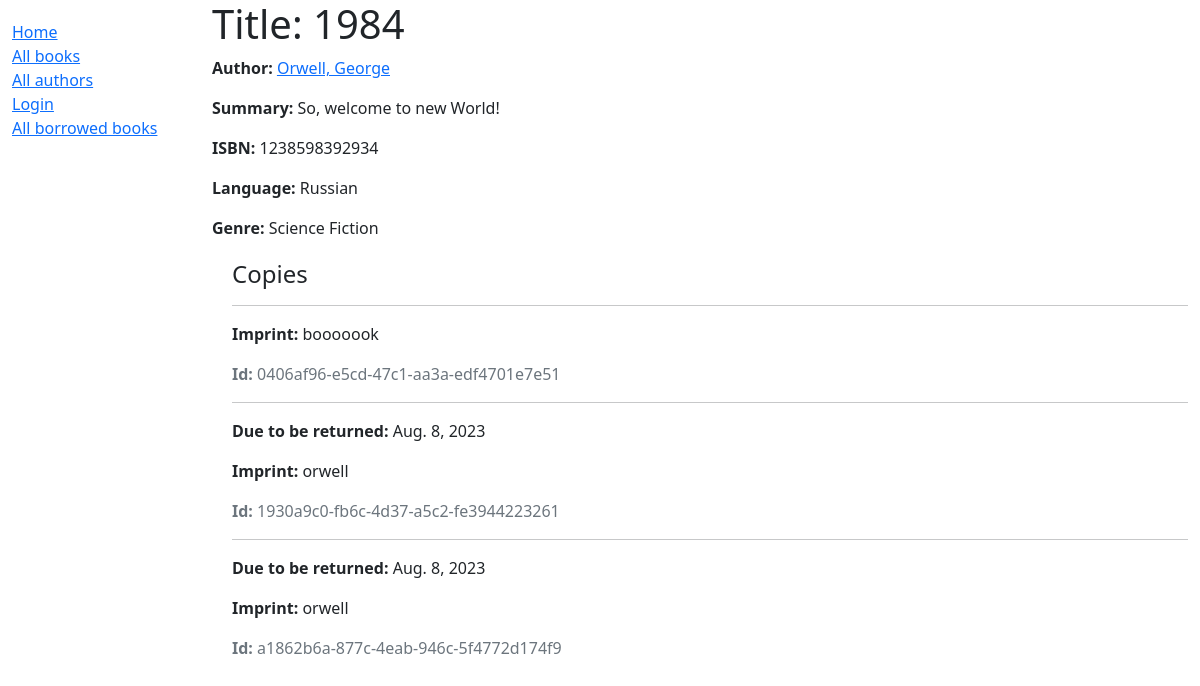
/catalog/book/1, run on the app's committed database.
### catalog/models.py (models this page shows, shortened)
class Book(models.Model):
    title = models.CharField(max_length=200)
    author = models.ForeignKey('Author', on_delete=models.SET_NULL, null=True)
    summary = models.TextField(max_length=1000, help_text="Enter a brief description of the book", blank=True)
    isbn = models.CharField('ISBN', max_length=13, help_text='13 Character <a href="https://www.isbn-international.org/content/what-isbn">ISBN number</a>')
    genre = models.ManyToManyField(Genre, help_text="Select a genre for this book")
    language = models.ForeignKey('Language', on_delete=models.SET_NULL, null=True)

class Author(models.Model):
    objects = None
    first_name = models.CharField(max_length=100)
    last_name = models.CharField(max_length=100)
    date_of_birth = models.DateField(null=True, blank=True)
    def __str__(self):
        return '%s, %s' % (self.last_name, self.first_name)

class Language(models.Model):
    name = models.CharField(max_length=200,
                            help_text="Enter the book's natural language (e.g. English, French, Japanese etc.)")
    def __str__(self):
        return self.name

class Genre(models.Model):
    name = models.CharField(max_length=200, help_text="Enter a book genre (e.g. Science Fiction, History etc.)")
    def __str__(self):
        return self.name

class BookInstance(models.Model):
    id = models.UUIDField(primary_key=True, default=uuid.uuid4,
                          help_text="Unique ID for this particular book across whole library")
    book = models.ForeignKey('Book', on_delete=models.SET_NULL, null=True)
    imprint = models.CharField(max_length=200)
    due_back = models.DateField(null=True, blank=True)
    LOAN_STATUS = (
        ('m', 'Maintenance'),
        ('o', 'On loan'),
        ('a', 'Available'),
        ('r', 'Reserved'),
    )
    status = models.CharField(max_length=1, choices=LOAN_STATUS, blank=True, default='m', help_text='Book availability')
    borrower = models.ForeignKey(User, on_delete=models.SET_NULL, null=True, blank=True)
    class Meta:
        ordering = ['due_back']
        permissions = (("can_mark_returned", "Set a book as returned"),)

### catalog/views.py (the view)
# urls.py: path('book/<int:pk>', views.BookDetailView.as_view(), name='book-detail'),
class BookDetailView(generic.DetailView):
    model = Book

### catalog/templates/catalog/book_detail.html (shortened to what this page needs)
{% extends "base_generic.html" %}
{% block content %}
    <h1>Title: {{ book.title }}</h1>
    <p><strong>Author:</strong> <a href="{% url 'author-detail' book.author.pk %}">
        {{ book.author }}
    </a></p>
    <p><strong>Summary:</strong>
        {{ book.summary }}
    </p>
    <p>
        <strong>ISBN:</strong>
        {{ book.isbn }}
    </p>
    <p>
        <strong>Language:</strong>
        {{ book.language }}
    </p>
    <p><strong>Genre:</strong> {{ book.genre.all|join:", " }}</p>
    <div style="margin-left: 20px; margin-top: 20px">
        <h4>Copies</h4>
        {% for copy in book.bookinstance_set.all %}
        <hr>
        {% if copy.status != 'a' %}<p><strong>Due to be returned:</strong>
        {{ copy.due_back }}</p>{% endif %}
        <p><strong>Imprint: </strong> {{ copy.imprint }}</p>
        <p class="text-muted"><strong>Id:</strong> {{ copy.id }}</p>
        {% endfor %}
    </div>
{% endblock %}

### data on the page
Book: author "Orwell, George", summary "So, welcome to new World!", isbn "1238598392934", language "Russian", genre.all "Science Fiction"
BookInstance: imprint "booooook", id "0406af96-e5cd-47c1-aa3a-edf4701e7e51"
BookInstance: due_back "Aug. 8, 2023", imprint "orwell", id "1930a9c0-fb6c-4d37-a5c2-fe3944223261"
BookInstance: due_back "Aug. 8, 2023", imprint "orwell", id "a1862b6a-877c-4eab-946c-5f4772d174f9"
